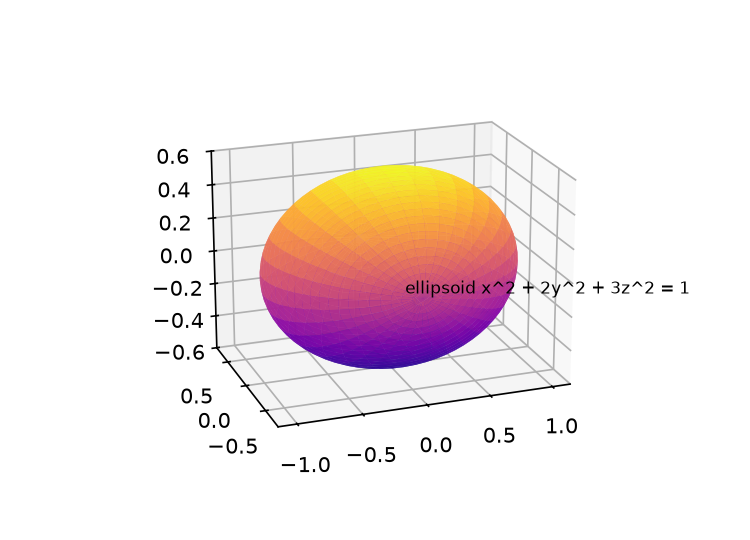

The script that saved this image:
"""Figure for 15.7.55: the ellipsoid that maximizes the integral."""
import matplotlib
matplotlib.use('Agg')
import matplotlib.pyplot as plt
import numpy as np

fig = plt.figure(figsize=(5, 3.6))
ax = fig.add_subplot(111, projection='3d')
th = np.linspace(0, 2*np.pi, 70); ph = np.linspace(0, np.pi, 40)
T, P = np.meshgrid(th, ph)
X = np.cos(T)*np.sin(P); Y = np.cos(P)/np.sqrt(2); Z = np.sin(T)*np.sin(P)/np.sqrt(3)
ax.plot_surface(X, Y, Z, cmap='plasma', alpha=0.85)
ax.text2D(0.55, 0.45, "ellipsoid x^2 + 2y^2 + 3z^2 = 1", transform=ax.transAxes, fontsize=8)
ax.set_box_aspect((1, 0.7, 0.7)); ax.view_init(20, 250)
fig.savefig("solution/part1_figure1.png", dpi=150)
fig.canvas.draw()
renderer = fig.canvas.get_renderer()
artists = list(ax.texts) + ([ax.get_legend()] if ax.get_legend() else [])
for artist in artists:
    box = artist.get_window_extent(renderer)
    name = artist.get_text() if hasattr(artist, "get_text") else "legend"
    assert ax.bbox.x0 - 1 <= box.x0 and box.x1 <= ax.bbox.x1 + 1, name
    assert ax.bbox.y0 - 1 <= box.y0 and box.y1 <= ax.bbox.y1 + 1, name
print("figure saved")
